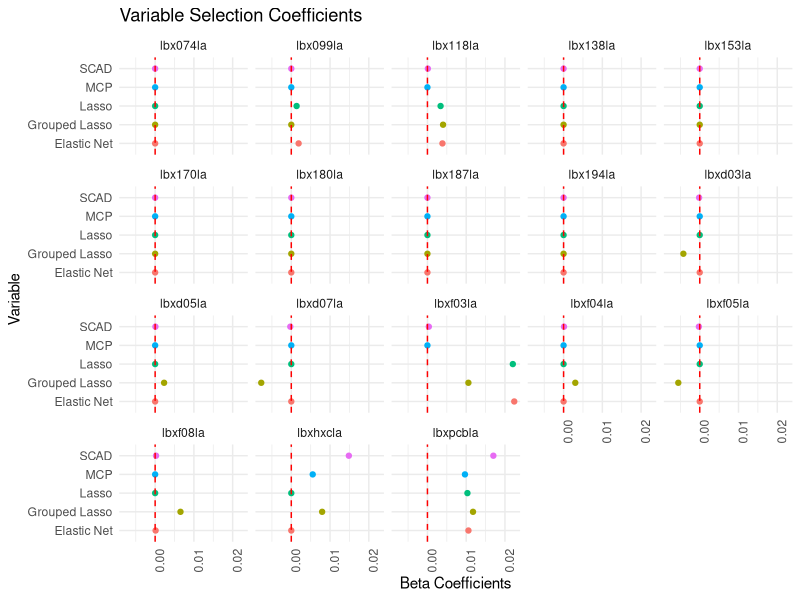

Recreate this plot in R.
## ---- chunk 1
#install.packages("tidyverse")
library(tidyverse)
## ---- chunk 2
grouped <- read_csv("../Variable Selection/grouped_betas.csv")
ind <- read_csv("../Variable Selection/ind_betas.csv")

plot_all <- rbind(grouped, ind) %>% filter(grepl("la$", variable)) 
## ---- chunk 3
plot_all %>%
  ggplot(aes(x = method, y = round(beta, 5))) + geom_point(aes(color = method)) +
  theme_minimal() + geom_hline(yintercept = 0, color = "red", linetype = "dashed") +
  theme(axis.text.x = element_text(angle = 90, hjust = 1), legend.position = "none") +
  facet_wrap( ~ variable) + coord_flip() + 
  labs(title = "Variable Selection Coefficients", 
       y = "Beta Coefficients",
       x = "Variable", 
       color = "Method")
